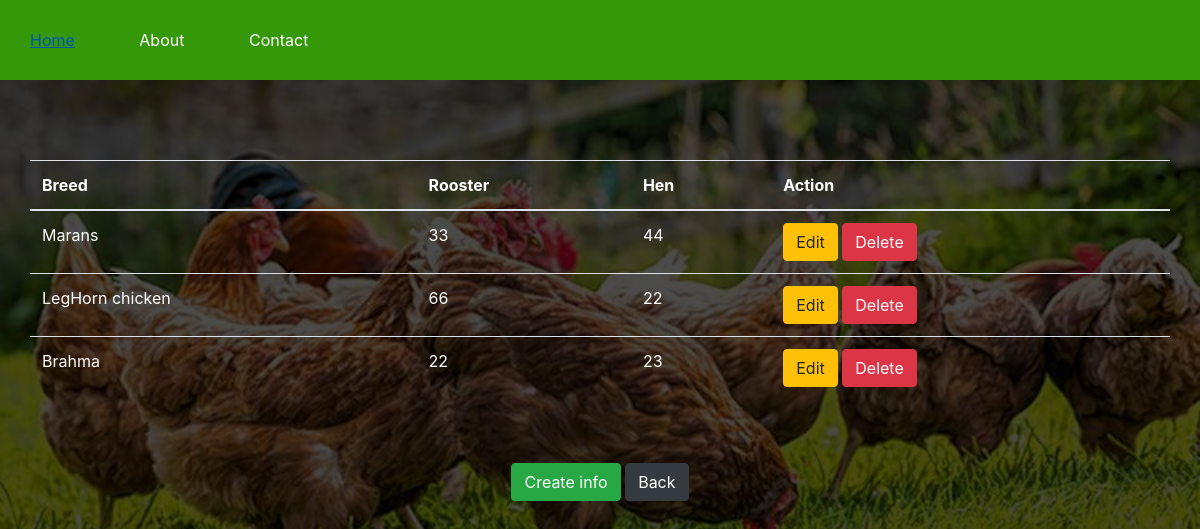
Before: /flockscrud.php (signed in) with the older database file.
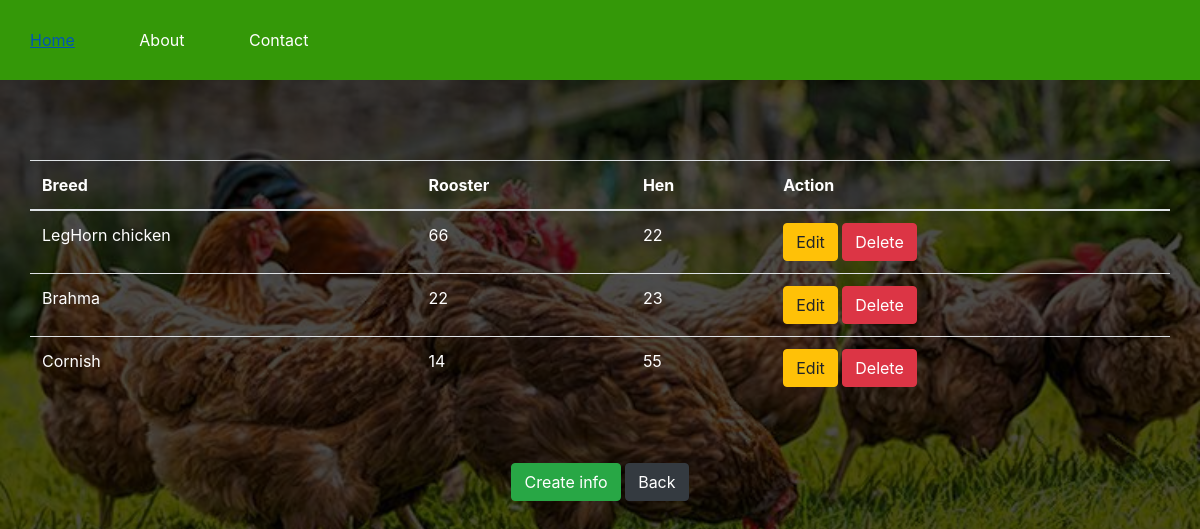
After: the same page with the newer database file.
### tables this page shows
CREATE TABLE `flocks` (
  `id` int(100) NOT NULL,
  `userid` int(100) DEFAULT NULL,
  `breed` varchar(255) DEFAULT NULL,
  `rooster` int(255) DEFAULT NULL,
  `hen` int(255) DEFAULT NULL
);

### flockscrud.php (the view, shortened to what this page needs)
<!DOCTYPE html>
<html>
<head>
	<link rel="stylesheet" type="text/css"	href="Css1/side.css">
	<link rel="stylesheet" href="bootstrap/css/bootstrap.min.css">
</head>
<body>
<div id="main">
			<nav>
				<ul>
					<li><a href="index.php">Home</a></li>
					<li><a href="#">About</a></li>
					<li><a href="#">Contact</a></li>
				</ul>
	</div>
	<?php require_once 'process.php';?>
	<div class="container">
	<?php
		$mysqli = new mysqli('localhost','root','','registration') or die(mysqli_error($mysqli));
		$username= $_SESSION["username"];
		$result=$mysqli->query("select id from users where username='$username'") or die($mysqli->error);
		if(@count($result)==1)
		{
			$row=$result->fetch_array();
			$userid=$row['id'];
		}
		$result = $mysqli->query("SELECT * FROM flocks where userid='$userid'") or die($mysqli->error);
		?>
		<div class="row justify-content-center">
		<br><br><br>
			<table class="table">
				<thead>
					<tr class="text-white">
						<th>Breed</th>
						<th>Rooster</th>
						<th>Hen</th>
						<th colspan="2">Action</th>
					</tr>
				</thead>
				<?php
					while($row=$result->fetch_assoc()):?>
						<tr class="text-white">
							<td><?php echo $row['breed']?></td>
							<td><?php echo $row['rooster']?></td>
							<td><?php echo $row['hen']?></td>
							<td>
								<a href="flocksadd.php?edit=<?php echo $row['id'];?>"
									class="btn btn-warning">Edit</a>
								<a href="process.php?delete=<?php echo $row['id'];?>"
									class="btn btn-danger">Delete</a>
							</td>
						</tr>
						<?php endwhile;?>
			</table>
		</div>
		<br><br>
		<center>
		<a href="flocksadd.php"class="btn btn-success">Create info</a>
		<a href="index1.php"class="btn btn-dark">Back</a>
		</center>
</div>
</body>
</html>

Changed rows visible on the page:
removed flocks: breed "Marans", rooster "33", hen "44"
added flocks: breed "Cornish", rooster "14", hen "55"
